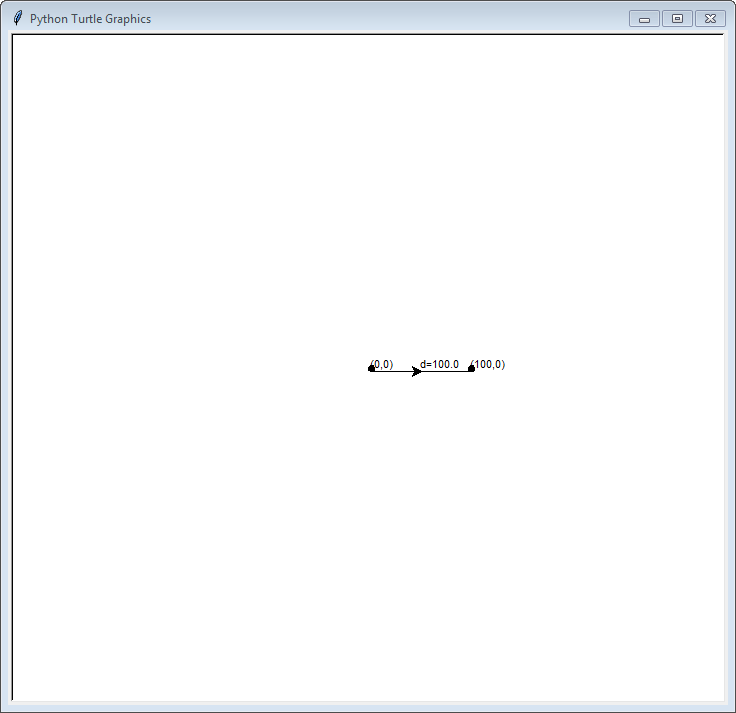

This chart was generated by the following Python code:
'''
Idrissa Jalloh
Franklin Nuth
Kareem Jones
CSC101 Lab 10
Part 2: Distance Between Points
April 7th, 2017
'''
import math
import random
import turtle
import UsefulTurtleFunctions
import mytools

def main():
   x1, y1, x2, y2 = collect_coordinates()
   d = mytools.distance(x1, y1, x2, y2)
   draw_output(x1, y1, x2, y2, d)
   turtle.done()

def collect_coordinates():
   x1, y1 = ask_for_point("Enter X and Y for first point: ")
   x2, y2 = ask_for_point("Enter X and Y for second point: ")
   return x1, y1, x2, y2   

def ask_for_point(message):
   x, y = eval(input(message))
   return x, y

def draw_output(x1, y1, x2, y2, d):
   draw_line_and_points(x1, y1, x2, y2)
   show_distance_in_middle_of_line(x1, y1, x2, y2, d)   

def draw_line_and_points(x1, y1, x2, y2):
   show_point(x1, y1)
   show_point(x2, y2)
   UsefulTurtleFunctions.drawLine(x1, y1, x2, y2)  

def show_point(x, y):
   UsefulTurtleFunctions.drawPoint(x, y)
   UsefulTurtleFunctions.writeText( "(" + str(x) + "," + str(y) + ")" ,x, y)

#def draw_line(x1,y1,x2,y2):
   #UsefulTurtleFunctions.drawLine(x1, y1, x2, y2)
   #return x1, x2, y1, y2

def show_distance_in_middle_of_line(x1,y1,x2,y2,d):
   midx, midy = calculate_midpoint(x1, y1, x2, y2)
   show_distance(midx, midy, d)   

def calculate_midpoint(x1,y1,x2,y2):
   midx = (x1 + x2) / 2
   midy = (y1 + y2) / 2
   return midx, midy 

def show_distance(midx,midy,d):
   UsefulTurtleFunctions.writeText( "d=" + str(d), midx, midy)
   
main()
